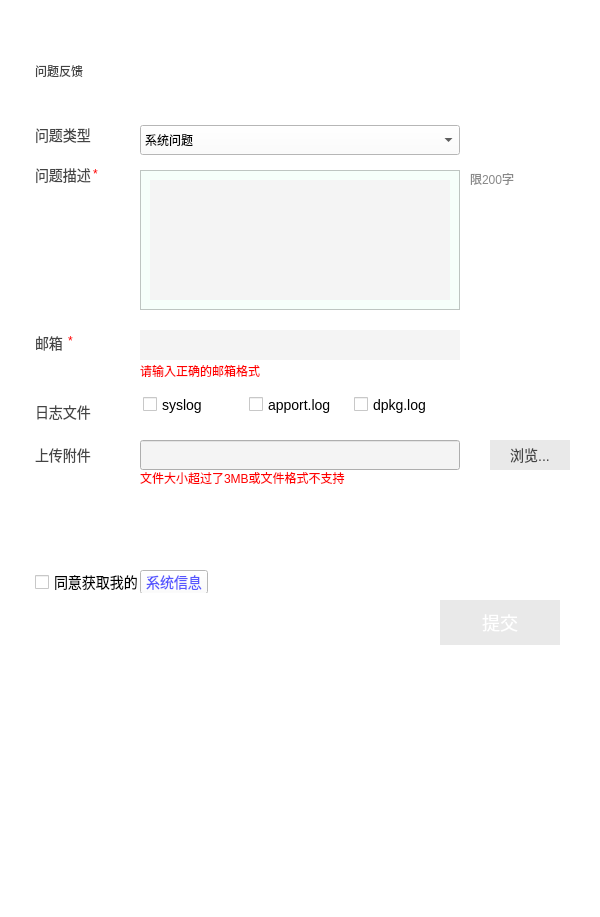
<?xml version="1.0" encoding="UTF-8"?>
<ui version="4.0">
 <class>feedback</class>
 <widget class="QMainWindow" name="feedback">
  <property name="geometry">
   <rect>
    <x>0</x>
    <y>0</y>
    <width>600</width>
    <height>917</height>
   </rect>
  </property>
  <property name="sizePolicy">
   <sizepolicy hsizetype="Expanding" vsizetype="Expanding">
    <horstretch>0</horstretch>
    <verstretch>0</verstretch>
   </sizepolicy>
  </property>
  <property name="minimumSize">
   <size>
    <width>600</width>
    <height>695</height>
   </size>
  </property>
  <property name="maximumSize">
   <size>
    <width>600</width>
    <height>1000</height>
   </size>
  </property>
  <property name="sizeIncrement">
   <size>
    <width>0</width>
    <height>0</height>
   </size>
  </property>
  <property name="windowTitle">
   <string>feedback</string>
  </property>
  <property name="styleSheet">
   <string notr="true">background-color: rgb(255, 255, 255);</string>
  </property>
  <widget class="QWidget" name="centralwidget">
   <widget class="QLabel" name="label">
    <property name="geometry">
     <rect>
      <x>35</x>
      <y>50</y>
      <width>160</width>
      <height>41</height>
     </rect>
    </property>
    <property name="styleSheet">
     <string notr="true">font: 24px &quot;Sans Serif&quot;;
color: rgb(68, 68, 68);</string>
    </property>
    <property name="text">
     <string>问题反馈</string>
    </property>
   </widget>
   <widget class="QComboBox" name="comboBox">
    <property name="geometry">
     <rect>
      <x>140</x>
      <y>125</y>
      <width>320</width>
      <height>30</height>
     </rect>
    </property>
    <property name="styleSheet">
     <string notr="true"/>
    </property>
    <item>
     <property name="text">
      <string>系统问题</string>
     </property>
    </item>
    <item>
     <property name="text">
      <string>意见建议</string>
     </property>
    </item>
    <item>
     <property name="text">
      <string>商务合作</string>
     </property>
    </item>
    <item>
     <property name="text">
      <string>其他</string>
     </property>
    </item>
   </widget>
   <widget class="QLabel" name="label_3">
    <property name="geometry">
     <rect>
      <x>35</x>
      <y>165</y>
      <width>61</width>
      <height>20</height>
     </rect>
    </property>
    <property name="styleSheet">
     <string notr="true">font: 14px ;
color: rgb(68, 68, 68);
</string>
    </property>
    <property name="text">
     <string>问题描述</string>
    </property>
   </widget>
   <widget class="QFrame" name="frame">
    <property name="geometry">
     <rect>
      <x>140</x>
      <y>170</y>
      <width>320</width>
      <height>140</height>
     </rect>
    </property>
    <property name="styleSheet">
     <string notr="true">background-color: rgb(246, 255, 250);</string>
    </property>
    <property name="frameShape">
     <enum>QFrame::StyledPanel</enum>
    </property>
    <property name="frameShadow">
     <enum>QFrame::Raised</enum>
    </property>
    <widget class="QTextEdit" name="textEdit">
     <property name="geometry">
      <rect>
       <x>10</x>
       <y>10</y>
       <width>300</width>
       <height>120</height>
      </rect>
     </property>
     <property name="toolTip">
      <string>&lt;html&gt;&lt;head/&gt;&lt;body&gt;&lt;p&gt;dfddfd&lt;/p&gt;&lt;/body&gt;&lt;/html&gt;</string>
     </property>
     <property name="whatsThis">
      <string>&lt;html&gt;&lt;head/&gt;&lt;body&gt;&lt;p&gt;uyghjg&lt;/p&gt;&lt;/body&gt;&lt;/html&gt;</string>
     </property>
     <property name="styleSheet">
      <string notr="true">background-color: rgb(244, 244, 244);
</string>
     </property>
     <property name="frameShape">
      <enum>QFrame::NoFrame</enum>
     </property>
     <property name="html">
      <string>&lt;!DOCTYPE HTML PUBLIC &quot;-//W3C//DTD HTML 4.0//EN&quot; &quot;http://www.w3.org/TR/REC-html40/strict.dtd&quot;&gt;
&lt;html&gt;&lt;head&gt;&lt;meta name=&quot;qrichtext&quot; content=&quot;1&quot; /&gt;&lt;style type=&quot;text/css&quot;&gt;
p, li { white-space: pre-wrap; }
&lt;/style&gt;&lt;/head&gt;&lt;body style=&quot; font-family:'DejaVu Sans'; font-size:12pt; font-weight:400; font-style:normal;&quot;&gt;
&lt;p style=&quot;-qt-paragraph-type:empty; margin-top:0px; margin-bottom:0px; margin-left:0px; margin-right:0px; -qt-block-indent:0; text-indent:0px; font-family:'Sans Serif'; font-size:9pt;&quot;&gt;&lt;br /&gt;&lt;/p&gt;&lt;/body&gt;&lt;/html&gt;</string>
     </property>
    </widget>
   </widget>
   <widget class="QLabel" name="label_4">
    <property name="geometry">
     <rect>
      <x>35</x>
      <y>331</y>
      <width>32</width>
      <height>23</height>
     </rect>
    </property>
    <property name="styleSheet">
     <string notr="true">font: 14px;
color: rgb(68, 68, 68);
</string>
    </property>
    <property name="text">
     <string>邮箱</string>
    </property>
   </widget>
   <widget class="QLabel" name="label_5">
    <property name="geometry">
     <rect>
      <x>93</x>
      <y>166</y>
      <width>16</width>
      <height>16</height>
     </rect>
    </property>
    <property name="styleSheet">
     <string notr="true">font: 11pt &quot;Sans Serif&quot;;
color: rgb(255, 0, 0);</string>
    </property>
    <property name="text">
     <string>*</string>
    </property>
   </widget>
   <widget class="QLabel" name="label_6">
    <property name="geometry">
     <rect>
      <x>68</x>
      <y>333</y>
      <width>16</width>
      <height>16</height>
     </rect>
    </property>
    <property name="styleSheet">
     <string notr="true">font: 11pt &quot;Sans Serif&quot;;
color: rgb(255, 0, 0);</string>
    </property>
    <property name="text">
     <string>*</string>
    </property>
   </widget>
   <widget class="QTextEdit" name="textEdit_2">
    <property name="geometry">
     <rect>
      <x>140</x>
      <y>330</y>
      <width>320</width>
      <height>30</height>
     </rect>
    </property>
    <property name="styleSheet">
     <string notr="true">background-color: rgb(244, 244, 244);</string>
    </property>
    <property name="frameShape">
     <enum>QFrame::NoFrame</enum>
    </property>
   </widget>
   <widget class="QLabel" name="label_7">
    <property name="geometry">
     <rect>
      <x>35</x>
      <y>440</y>
      <width>61</width>
      <height>30</height>
     </rect>
    </property>
    <property name="styleSheet">
     <string notr="true">font: 14px ;
color: rgb(68, 68, 68);
</string>
    </property>
    <property name="text">
     <string>上传附件</string>
    </property>
   </widget>
   <widget class="QLineEdit" name="lineEdit">
    <property name="geometry">
     <rect>
      <x>140</x>
      <y>440</y>
      <width>320</width>
      <height>30</height>
     </rect>
    </property>
    <property name="styleSheet">
     <string notr="true">background-color: rgb(244,244,244);</string>
    </property>
    <property name="text">
     <string/>
    </property>
   </widget>
   <widget class="browse_button" name="pushButton">
    <property name="geometry">
     <rect>
      <x>490</x>
      <y>440</y>
      <width>80</width>
      <height>30</height>
     </rect>
    </property>
    <property name="styleSheet">
     <string notr="true">font: 14px;
background-color: rgb(233, 233, 233);
color: rgb(68, 68, 68);
border:4px ;</string>
    </property>
    <property name="text">
     <string>浏览...</string>
    </property>
   </widget>
   <widget class="QCheckBox" name="checkBox_4">
    <property name="geometry">
     <rect>
      <x>35</x>
      <y>570</y>
      <width>121</width>
      <height>24</height>
     </rect>
    </property>
    <property name="minimumSize">
     <size>
      <width>121</width>
      <height>24</height>
     </size>
    </property>
    <property name="maximumSize">
     <size>
      <width>121</width>
      <height>24</height>
     </size>
    </property>
    <property name="styleSheet">
     <string notr="true">font: 14px;</string>
    </property>
    <property name="text">
     <string>同意获取我的</string>
    </property>
   </widget>
   <widget class="QPushButton" name="pushButton_2">
    <property name="geometry">
     <rect>
      <x>440</x>
      <y>600</y>
      <width>120</width>
      <height>45</height>
     </rect>
    </property>
    <property name="minimumSize">
     <size>
      <width>120</width>
      <height>45</height>
     </size>
    </property>
    <property name="maximumSize">
     <size>
      <width>120</width>
      <height>45</height>
     </size>
    </property>
    <property name="styleSheet">
     <string notr="true">font: 18px;
color: rgb(255, 255, 255);
background-color: rgb(233, 233, 233);
border:4px ;</string>
    </property>
    <property name="text">
     <string>提交</string>
    </property>
   </widget>
   <widget class="systeminfo_button" name="pushButton_3">
    <property name="geometry">
     <rect>
      <x>140</x>
      <y>570</y>
      <width>68</width>
      <height>24</height>
     </rect>
    </property>
    <property name="minimumSize">
     <size>
      <width>51</width>
      <height>24</height>
     </size>
    </property>
    <property name="maximumSize">
     <size>
      <width>71</width>
      <height>24</height>
     </size>
    </property>
    <property name="styleSheet">
     <string notr="true">font: 14px;
color: rgb(85, 85, 255);</string>
    </property>
    <property name="text">
     <string>系统信息</string>
    </property>
   </widget>
   <widget class="QLabel" name="label_2">
    <property name="geometry">
     <rect>
      <x>35</x>
      <y>125</y>
      <width>61</width>
      <height>20</height>
     </rect>
    </property>
    <property name="styleSheet">
     <string notr="true">font: 14px;
color: rgb(68, 68, 68);
</string>
    </property>
    <property name="text">
     <string>问题类型</string>
    </property>
   </widget>
   <widget class="QWidget" name="verticalWidget" native="true">
    <property name="geometry">
     <rect>
      <x>100</x>
      <y>593</y>
      <width>240</width>
      <height>130</height>
     </rect>
    </property>
    <property name="minimumSize">
     <size>
      <width>240</width>
      <height>130</height>
     </size>
    </property>
    <property name="maximumSize">
     <size>
      <width>240</width>
      <height>130</height>
     </size>
    </property>
    <property name="styleSheet">
     <string notr="true">background-color: rgb(255, 255, 255);
border-top-left-radius:4px;

border-top-right-radius:4px;

border-bottom-left-radius:4px;

border-bottom-right-radius:4px;
</string>
    </property>
    <widget class="QFrame" name="frame_2">
     <property name="geometry">
      <rect>
       <x>10</x>
       <y>10</y>
       <width>220</width>
       <height>80</height>
      </rect>
     </property>
     <property name="frameShape">
      <enum>QFrame::StyledPanel</enum>
     </property>
     <property name="frameShadow">
      <enum>QFrame::Raised</enum>
     </property>
     <widget class="QLabel" name="label_10">
      <property name="geometry">
       <rect>
        <x>15</x>
        <y>10</y>
        <width>200</width>
        <height>20</height>
       </rect>
      </property>
      <property name="styleSheet">
       <string notr="true">border-color: rgb(255, 255, 255);</string>
      </property>
      <property name="text">
       <string/>
      </property>
     </widget>
     <widget class="QLabel" name="label_12">
      <property name="geometry">
       <rect>
        <x>15</x>
        <y>30</y>
        <width>200</width>
        <height>20</height>
       </rect>
      </property>
      <property name="styleSheet">
       <string notr="true">border-color: rgb(255, 255, 255);</string>
      </property>
      <property name="text">
       <string/>
      </property>
     </widget>
     <widget class="QLabel" name="label_11">
      <property name="geometry">
       <rect>
        <x>15</x>
        <y>50</y>
        <width>200</width>
        <height>20</height>
       </rect>
      </property>
      <property name="styleSheet">
       <string notr="true">border-color: rgb(255, 255, 255);</string>
      </property>
      <property name="text">
       <string/>
      </property>
     </widget>
    </widget>
   </widget>
   <widget class="QWidget" name="layoutWidget">
    <property name="geometry">
     <rect>
      <x>143</x>
      <y>396</y>
      <width>311</width>
      <height>31</height>
     </rect>
    </property>
    <layout class="QHBoxLayout" name="horizontalLayout">
     <property name="sizeConstraint">
      <enum>QLayout::SetMinAndMaxSize</enum>
     </property>
     <item>
      <widget class="QCheckBox" name="checkBox">
       <property name="styleSheet">
        <string notr="true">font: 14px;
spacing: 5px;</string>
       </property>
       <property name="text">
        <string>syslog</string>
       </property>
      </widget>
     </item>
     <item>
      <widget class="QCheckBox" name="checkBox_2">
       <property name="styleSheet">
        <string notr="true">font: 14px ;
spacing: 5px;</string>
       </property>
       <property name="text">
        <string>apport.log</string>
       </property>
      </widget>
     </item>
     <item>
      <widget class="QCheckBox" name="checkBox_3">
       <property name="styleSheet">
        <string notr="true">font: 14px;
spacing: 5px;
</string>
       </property>
       <property name="text">
        <string>dpkg.log</string>
       </property>
      </widget>
     </item>
    </layout>
   </widget>
   <widget class="QLabel" name="label_8">
    <property name="geometry">
     <rect>
      <x>35</x>
      <y>400</y>
      <width>71</width>
      <height>23</height>
     </rect>
    </property>
    <property name="styleSheet">
     <string notr="true">font: 14px;
background-color: rgb(255, 255, 255);
color: rgb(68, 68, 68);
</string>
    </property>
    <property name="text">
     <string>日志文件</string>
    </property>
   </widget>
   <widget class="QLabel" name="label_9">
    <property name="geometry">
     <rect>
      <x>470</x>
      <y>170</y>
      <width>44</width>
      <height>18</height>
     </rect>
    </property>
    <property name="styleSheet">
     <string notr="true">color: rgb(136, 136, 136);
font: 12px;</string>
    </property>
    <property name="text">
     <string>限200字</string>
    </property>
   </widget>
   <widget class="QLabel" name="label_13">
    <property name="geometry">
     <rect>
      <x>140</x>
      <y>470</y>
      <width>241</width>
      <height>16</height>
     </rect>
    </property>
    <property name="styleSheet">
     <string notr="true">color: rgb(255, 0, 0);</string>
    </property>
    <property name="text">
     <string>文件大小超过了3MB或文件格式不支持</string>
    </property>
   </widget>
   <widget class="QLabel" name="errorMailMessage">
    <property name="enabled">
     <bool>true</bool>
    </property>
    <property name="geometry">
     <rect>
      <x>140</x>
      <y>360</y>
      <width>201</width>
      <height>21</height>
     </rect>
    </property>
    <property name="styleSheet">
     <string notr="true">color:rgb(255,0,0)</string>
    </property>
    <property name="text">
     <string>请输入正确的邮箱格式</string>
    </property>
    <property name="scaledContents">
     <bool>true</bool>
    </property>
   </widget>
  </widget>
 </widget>
 <customwidgets>
  <customwidget>
   <class>systeminfo_button</class>
   <extends>QPushButton</extends>
   <header location="global">systeminfo_button.h</header>
  </customwidget>
  <customwidget>
   <class>browse_button</class>
   <extends>QPushButton</extends>
   <header location="global">browse_button.h</header>
  </customwidget>
 </customwidgets>
 <resources/>
 <connections/>
</ui>
